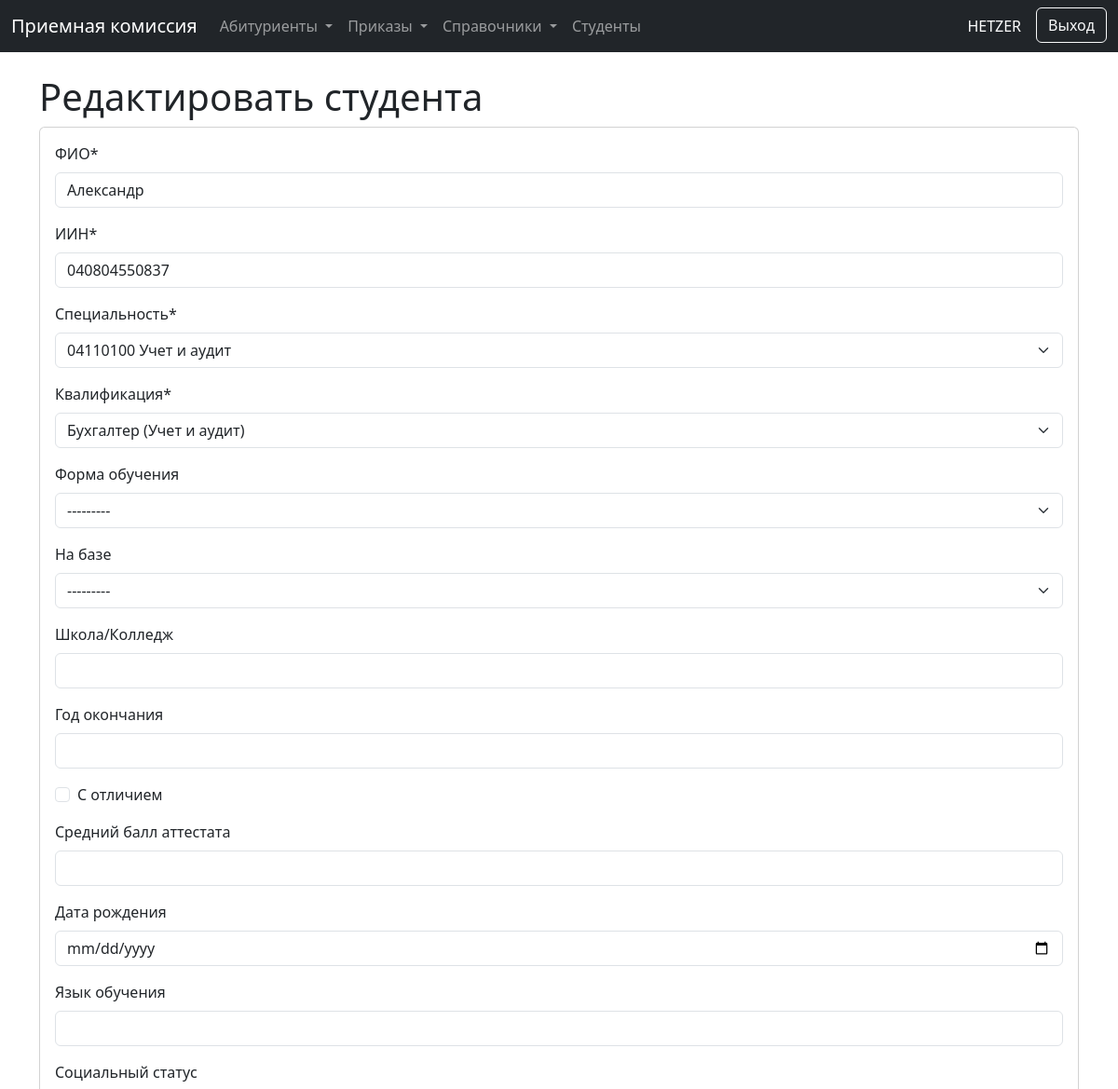
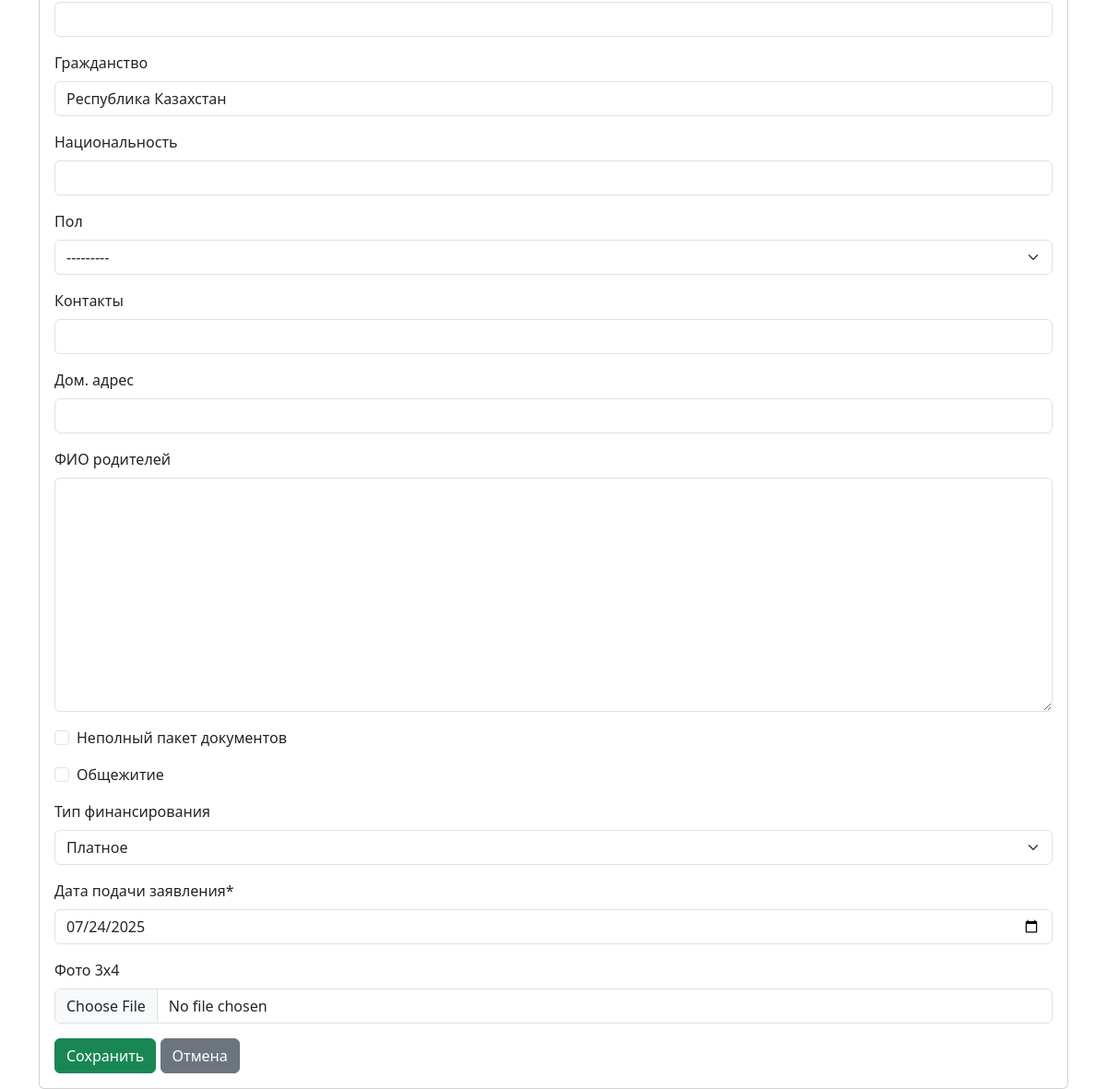
The page /students/1/edit/ (signed in) on the database its author committed (2 pictures, top to bottom).
### students/models.py (models this page shows, shortened)
class Student(models.Model):
    STUDY_FORM_CHOICES = [('Очная', 'Очная'), ('Дуальная', 'Дуальная')]
    BASE_CHOICES = [('9 классов', '9 классов'), ('11 классов', '11 классов'), ('ТиПО', 'ТиПО')]
    GENDER_CHOICES = [('Мужской', 'Мужской'), ('Женский', 'Женский')]
    PAYMENT_TYPE_CHOICES = [('Госзаказ', 'Госзаказ'), ('Платное', 'Платное')]
    full_name = models.CharField(max_length=255, verbose_name="ФИО")
    iin = models.CharField(max_length=12, unique=True, verbose_name="ИИН")
    specialty = models.ForeignKey('handbooks.Specialty', on_delete=models.PROTECT, verbose_name="Специальность")
    qualification = models.ForeignKey('handbooks.Qualification', on_delete=models.PROTECT, verbose_name="Квалификация")
    study_form = models.CharField(max_length=50, choices=STUDY_FORM_CHOICES, verbose_name="Форма обучения", null=True, blank=True)
    base_education = models.CharField(max_length=50, choices=BASE_CHOICES, verbose_name="На базе", null=True, blank=True)
    school = models.CharField(max_length=255, verbose_name="Школа/Колледж", null=True, blank=True)
    graduation_year = models.IntegerField(verbose_name="Год окончания", null=True, blank=True)
    with_honors = models.BooleanField(default=False, verbose_name="С отличием")
    gpa = models.DecimalField(max_digits=3, decimal_places=2, verbose_name="Средний балл аттестата", null=True, blank=True)
    birth_date = models.DateField(verbose_name="Дата рождения", null=True, blank=True)
    study_language = models.CharField(max_length=50, verbose_name="Язык обучения", null=True, blank=True)
    social_status = models.CharField(max_length=100, blank=True, null=True, verbose_name="Социальный статус")
    citizenship = models.CharField(max_length=100, default='Республика Казахстан', verbose_name="Гражданство", null=True, blank=True)
    nationality = models.CharField(max_length=100, verbose_name="Национальность", null=True, blank=True)
    gender = models.CharField(max_length=10, choices=GENDER_CHOICES, verbose_name="Пол", null=True, blank=True)
    phone_number = models.CharField(max_length=20, verbose_name="Контакты", null=True, blank=True)
    home_address = models.CharField(max_length=255, verbose_name="Дом. адрес", null=True, blank=True)
    parents_info = models.TextField(blank=True, null=True, verbose_name="ФИО родителей")
    has_incomplete_docs = models.BooleanField(default=False, verbose_name="Неполный пакет документов")
    needs_dormitory = models.BooleanField(default=False, verbose_name="Общежитие")
    payment_type = models.CharField(max_length=20, choices=PAYMENT_TYPE_CHOICES, default='Платное', verbose_name="Тип финансирования", null=True, blank=True)
    application_date = models.DateField(verbose_name="Дата подачи заявления")
    photo = models.ImageField(upload_to='student_photos/', null=True, blank=True, verbose_name="Фото 3x4")
    movement_history = models.ManyToManyField('orders.Order', blank=True, verbose_name="История приказов")
    created_at = models.DateTimeField(auto_now_add=True)
    class Meta:
        verbose_name = "Студент"
        verbose_name_plural = "Студенты"
        ordering = ['full_name']

### students/views.py (the view, shortened to what this page needs)
# urls.py: path('<int:pk>/edit/', views.StudentUpdateView.as_view(), name='student_edit'),
class StudentUpdateView(LoginRequiredMixin, PermissionRequiredMixin, UpdateView):
    model = Student
    form_class = StudentForm
    permission_required = 'students.change_student'
    template_name = 'students/student_form.html'

### students/forms.py
class StudentForm(forms.ModelForm):
    class Meta:
        model = Student
        exclude = ['movement_history', 'created_at']
        widgets = {
            'application_date': forms.DateInput(attrs={'type': 'date', 'class': 'form-control'}),
            'birth_date': forms.DateInput(attrs={'type': 'date', 'class': 'form-control'}),
            'photo': forms.FileInput(attrs={'class': 'form-control'}),
            'with_honors': forms.CheckboxInput(attrs={'class': 'form-check-input'}),
            'has_incomplete_docs': forms.CheckboxInput(attrs={'class': 'form-check-input'}),
            'needs_dormitory': forms.CheckboxInput(attrs={'class': 'form-check-input'}),
        }
    def __init__(self, *args, **kwargs):
        super().__init__(*args, **kwargs)
        if self.instance.pk and self.instance.specialty:
            self.fields['qualification'].queryset = Qualification.objects.filter(specialty=self.instance.specialty).order_by('name')
        else:
            self.fields['qualification'].queryset = Qualification.objects.none()

### handbooks/models.py (called while the page is built)
    def __str__(self):
        return f"{self.code} {self.name}"

    def __str__(self):
        return f"{self.name} ({self.specialty.name})"

### students/templates/students/student_form.html (shortened to what this page needs)
{% extends "./base.html" %}
{% load crispy_forms_tags %}
{% block content %}
<h1>{% if object %}Редактировать студента{% else %}Добавить студента{% endif %}</h1>
<div class="card">
    <div class="card-body">
        <form method="post">
            {{ form|crispy }}
            <button type="submit" class="btn btn-success">Сохранить</button>
            <a href="{% url 'student_list' %}" class="btn btn-secondary">Отмена</a>
        </form>
    </div>
</div>
{% endblock %}

### students/templates/students/base.html (shortened to what this page needs)
<!DOCTYPE html>
<html lang="ru">
<head>
    <link href="https://cdn.jsdelivr.net/npm/bootstrap@5.3.2/dist/css/bootstrap.min.css" rel="stylesheet">
</head>
<body>
    <nav class="navbar navbar-expand-lg navbar-dark bg-dark mb-4">
    <div class="container-fluid">
        <a class="navbar-brand" href="{% url 'dashboard' %}">Приемная комиссия</a>
        <div class="collapse navbar-collapse" id="mainNavbar">
            <ul class="navbar-nav me-auto mb-2 mb-lg-0">
                {% if perms.enrollment.view_applicant or perms.enrollment.add_applicant %}
                <li class="nav-item dropdown">
                    <a class="nav-link dropdown-toggle" href="#" id="applicantsDropdown" role="button" data-bs-toggle="dropdown" aria-expanded="false">
                        Абитуриенты
                    </a>
                </li>
                {% endif %}
                {% if perms.enrollment.view_order or perms.enrollment.add_order %}
                <li class="nav-item dropdown">
                    <a class="nav-link dropdown-toggle" href="#" id="ordersDropdown" role="button" data-bs-toggle="dropdown" aria-expanded="false">
                        Приказы
                    </a>
                </li>
                {% endif %}
                <li class="nav-item dropdown">
    <a class="nav-link dropdown-toggle" href="#" id="navbarDropdown" role="button" data-bs-toggle="dropdown" aria-expanded="false">
        Справочники
    </a>
</li>
<li class="nav-item">
    {% if perms.enrollment.view_student %}
    <a class="nav-link" href="{% url 'student_list' %}">Студенты</a>
    {% endif %}
</li>
            </ul>
            <div class="d-flex">
                <span class="navbar-text text-white me-3">{{ user.username }}</span>
                <form action="{% url 'logout' %}" method="post">
                    <button type="submit" class="btn btn-outline-light">Выход</button>
                </form>
            </div>
        </div>
    </div>
</nav>
    <main class="container mt-4">
        {% block content %}{% endblock %}
    </main>
</body>
</html>

### rows shown on the page
Student: full_name "Александр", iin "040804550837", specialty "04110100 Учет и аудит", qualification "Бухгалтер (Учет и аудит)", study_form "---------", base_education "---------", citizenship "Республика Казахстан", gender "---------", payment_type "Платное", application_date "07/24/2025"

### other values the page prints
{{ user.username }} "HETZER"
